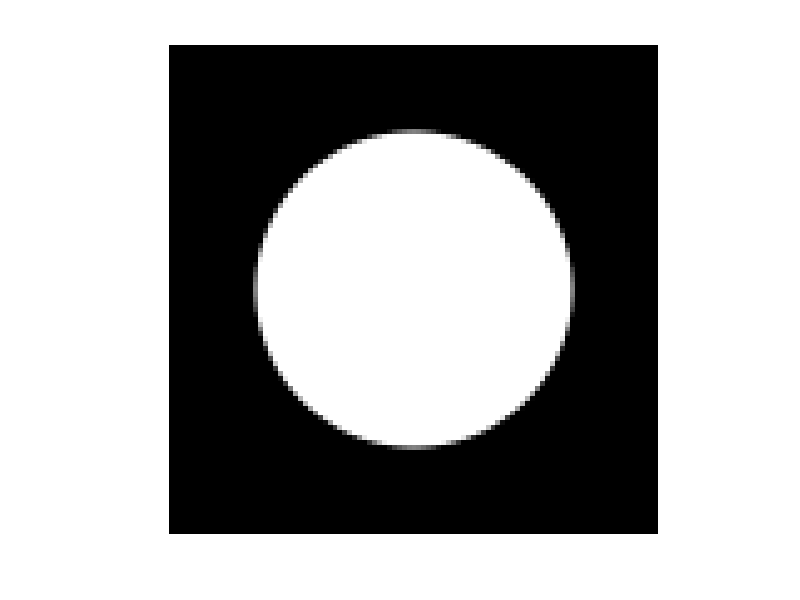
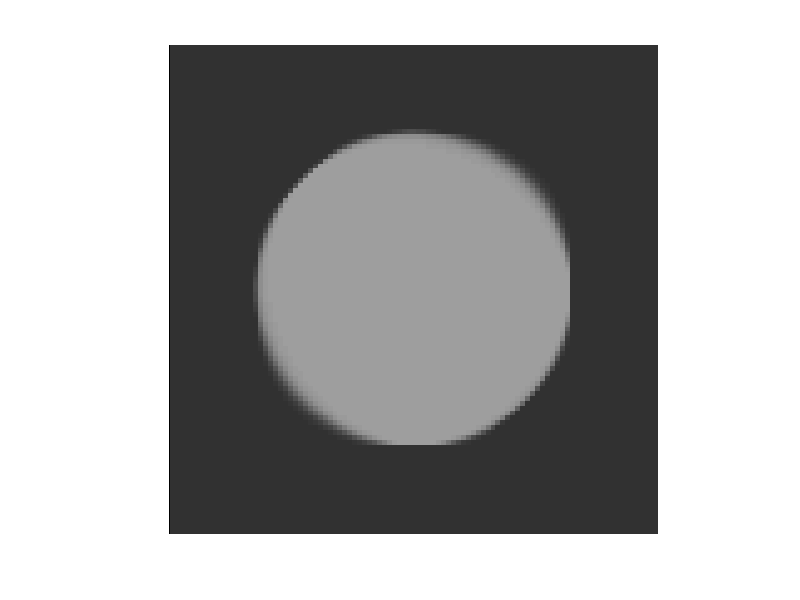

MATLAB code for these plots, in order:
function main
	
	Nbiter= 3000;
	lambda = 6; 
	tau = 0.01;
	sigma = 1/tau/8;
	rho = 1.9;

	% cell-average sampling approximated by point sampling on a 16x larger grid followed by downsampling
	S=99;
	y=zeros(S*16,S*16);
	[n1,n2]=meshgrid(1:S*16,1:S*16);
	y=((n1-S*8-1/2).^2+(n2-S*8-1/2).^2<=(32*16)^2);
	y=(y(1:2:end,1:2:end)+y(2:2:end,1:2:end)+y(1:2:end,2:2:end)+y(2:2:end,2:2:end))/4;
	y=(y(1:2:end,1:2:end)+y(2:2:end,1:2:end)+y(1:2:end,2:2:end)+y(2:2:end,2:2:end))/4;
	y=(y(1:2:end,1:2:end)+y(2:2:end,1:2:end)+y(1:2:end,2:2:end)+y(2:2:end,2:2:end))/4;
	y=(y(1:2:end,1:2:end)+y(2:2:end,1:2:end)+y(1:2:end,2:2:end)+y(2:2:end,2:2:end))/4;
	figure(1);
	imshow(y);
	colormap gray
	imwrite(y,'y.tif');
			
	opD = @(x) cat(3,[diff(x,1,1);zeros(1,size(x,2))],[diff(x,1,2) zeros(size(x,1),1)]);
	opDadj = @(u) -[u(1,:,1);diff(u(:,:,1),1,1)]-[u(:,1,2) diff(u(:,:,2),1,2)];	
	prox_tau_f = @(x) (x+tau*y)/(1+tau);
	prox_sigma_g_conj = @(u) bsxfun(@rdivide, u, max(sqrt(sum(u.^2,3))/lambda,1));
	
	x = y;
	u = zeros([size(x) 2]);
	fprintf('0 %f\n',lambda*sum(sum(sqrt(sum(opD(y).^2,3)))));
	for iter = 1:Nbiter
		xnew = prox_tau_f(x-tau*opDadj(u));
		unew = prox_sigma_g_conj(u+sigma*opD(2*xnew-x));
		x = xnew+(rho-1)*(xnew-x);
		u = unew+(rho-1)*(unew-u);
		if mod(iter,40)==0
			%we display the primal and dual cost functions, which reach equal values at convergence
			fprintf('%d %f %f\n',iter,sum(sum((xnew-y).^2))/2+lambda*sum(sum(sqrt(sum(opD(xnew).^2,3)))),...
				-sum(sum((y-opDadj(unew)).^2-y.^2))/2);
			figure(2);
			imshow(xnew);
			colormap flag
			drawnow
		end
	end
	figure(2);
	imshow(xnew);
	colormap gray
	imwrite(xnew,'x_isotropic.tif');
	
end
